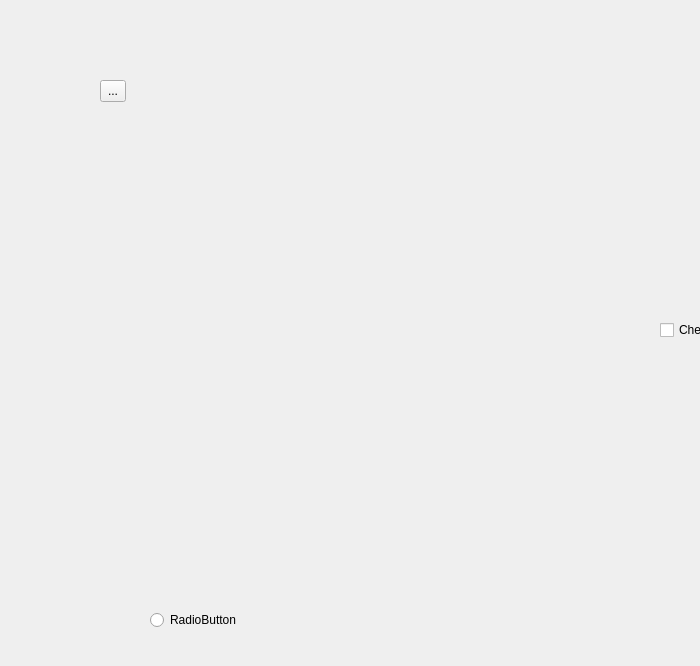
<?xml version="1.0" encoding="UTF-8"?>
<ui version="4.0">
    <class>ActionsWidget</class>
    <widget class="QWidget" name="ActionsWidget">
        <property name="geometry">
            <rect>
                <x>0</x>
                <y>0</y>
                <width>700</width>
                <height>666</height>
            </rect>
        </property>
        <property name="windowTitle">
            <string>Form</string>
        </property>
        <widget class="QToolButton" name="toolButton">
            <property name="geometry">
                <rect>
                    <x>100</x>
                    <y>80</y>
                    <width>26</width>
                    <height>22</height>
                </rect>
            </property>
            <property name="text">
                <string>...</string>
            </property>
        </widget>
        <widget class="QRadioButton" name="radioButton">
            <property name="geometry">
                <rect>
                    <x>150</x>
                    <y>610</y>
                    <width>100</width>
                    <height>20</height>
                </rect>
            </property>
            <property name="text">
                <string>RadioButton</string>
            </property>
        </widget>
        <widget class="QCheckBox" name="checkBox">
            <property name="geometry">
                <rect>
                    <x>660</x>
                    <y>320</y>
                    <width>86</width>
                    <height>20</height>
                </rect>
            </property>
            <property name="text">
                <string>CheckBox</string>
            </property>
        </widget>
    </widget>
    <resources/>
    <connections/>
</ui>
